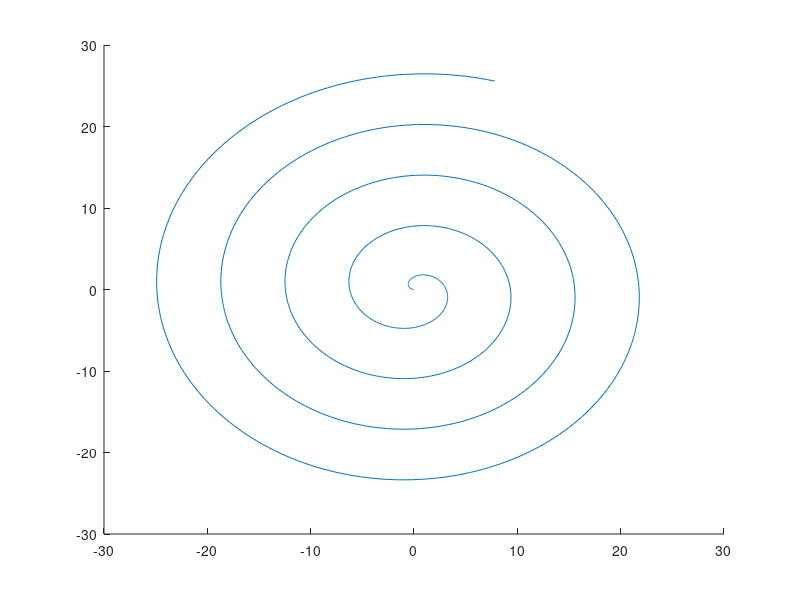

This chart was generated by the following MATLAB code: (Note: this script raises an error after producing the figure.)



AU = 149597871000;
t = linspace(0, 10^7, 1000 );
u = 400 * 1000 ;
r0 = 0;

r = r0 + u*t;
omega = 2.7 * 10^(-6);
phi0 = pi;
phi = -omega*t + phi0;
x = r .* cos(phi) ./ AU;
y = r .* sin(phi) ./ AU;
figure;
hold on
    Spiral = plot(x, y);
    Col_Spiral = cbrewer2('Oranges', 20);
    set(Spiral, 'LineWidth', 7, 'Color', [Col_Spiral(18,:), 0.4])
    axis equal
    axis([-12 12 -12 12])
    
    rMer = 0.387;
    rEarth = 1;
    rJupiter = 5.2;
    rSaturn = 9.5;
    Col_Orbits = cbrewer2('BuGn', 20);
    
    
    rList = [rMer, rEarth, rJupiter, rSaturn];
    theta = linspace(0, 2*pi, 100);
    Plot_Mer = plot( rList(1) .* cos(theta), rList(1) .* sin(theta));
    Plot_Earth = plot( rList(2) .* cos(theta), rList(2) .* sin(theta));
    Plot_Jup = plot( rList(3) .* cos(theta), rList(3) .* sin(theta));
    Plot_Sat = plot( rList(4) .* cos(theta), rList(4) .* sin(theta));
    
    set(Plot_Mer, 'LineWidth', 3, 'LineStyle', '-.', 'Color', [Col_Orbits(13,:), 0.5]);
    set(Plot_Earth, 'LineWidth', 3, 'LineStyle', '-.', 'Color', [Col_Orbits(15,:), 0.5]);
    set(Plot_Jup, 'LineWidth', 3, 'LineStyle', '-.', 'Color', [Col_Orbits(17,:), 0.5])
    set(Plot_Sat, 'LineWidth', 3, 'LineStyle', '-.', 'Color', [Col_Orbits(19,:), 0.5]);
    
    axes = gca;
    set(axes, 'FontName'   , 'Helvetica',...
        'XAxisLocation', 'bottom',...
        'YAxisLocation', 'left',...
        'FontSize', 16,...
        'LineWidth'   , 1 ...
        );
    Ylabel = ylabel('Distance from Sun (AU)');
    Xlabel = xlabel('Distance from Sun (AU)');
    ColourBackground = [0, 0, 0, 0.3];
    set(gca,'Color',ColourBackground)
    set(gcf,'color','w');
    grid on
    
    export_fig ParkerSpiral.pdf -opengl -q101
    